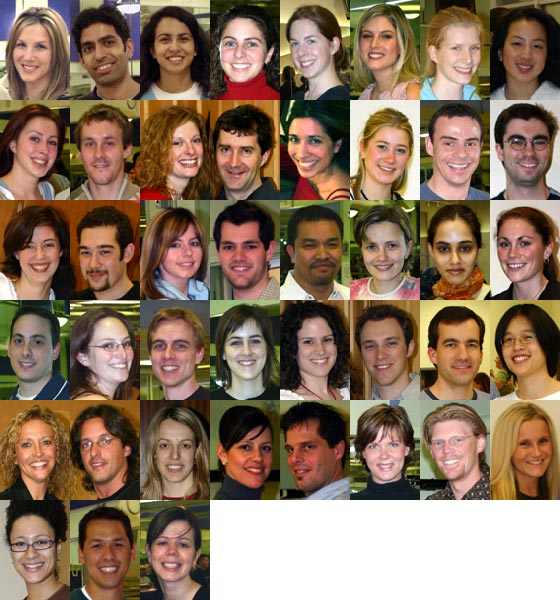
#> input picture test.jpg, 560 x 600 px
$ python eyes_img.py
#> lines starting #> are read from the running program, lines starting #| are printed output that depends on the picture; after the words box and inside, x2 and y2 are one past the last pixel; in counts of white or black regions, pixels touching at a corner belong together
#Anubhav
import cv2
import numpy as numpy

face_cascade = cv2.CascadeClassifier('haarcascade_frontalface_default.xml')
eye_cascade = cv2.CascadeClassifier('haarcascade_eye.xml')

img = cv2.imread('test.jpg',1)
#> img is the input picture: shape (600, 560, 3); mean B, G, R 93.2, 113.9, 137.6
while True:
	#ret, img = cap.read()
	gray = cv2.cvtColor(img, cv2.COLOR_BGR2GRAY)
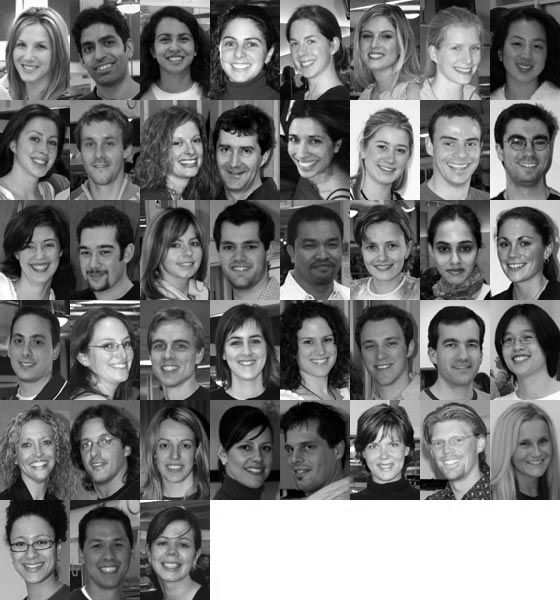
#> gray: shape (600, 560); min 0, max 255, mean 118.6
	faces = face_cascade.detectMultiScale(gray, 1.3, 5)
#> faces = 42 rows, first 6: [352, 18, 50, 50], [164, 124, 48, 48], [147, 17, 55, 55], [211, 20, 61, 61], [278, 23, 52, 52], [6, 28, 51, 51]
	for (x,y,w,h) in faces:
		cv2.rectangle(img, (x,y), (x+w, y+h), (255,0,0), 2)
		roi_gray = gray[y:y+h, x:x+w]
		roi_color  = img[y:y+h, x:x+w]
#> this loop made 42 passes
#> (x, y, w, h) on passes 1 to 12: (352, 18, 50, 50), (164, 124, 48, 48), (147, 17, 55, 55), (211, 20, 61, 61), (278, 23, 52, 52), (6, 28, 51, 51), (496, 22, 59, 59), (431, 26, 58, 58), (14, 119, 56, 56), (277, 117, 60, 60), (71, 121, 58, 58), (362, 127, 56, 56)
#> pass 1, `roi_gray = gray[y:y+h, x:x+w]`:
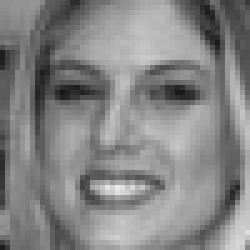
#> roi_gray: shape (50, 50) (shown 5 times larger); min 23, max 234, mean 132.6
#> pass 1, `roi_color  = img[y:y+h, x:x+w]`:
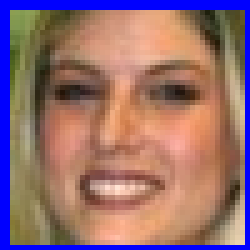
#> roi_color: shape (50, 50, 3) (shown 5 times larger); mean B, G, R 113.6, 110.7, 148.6
#> pass 2, `roi_gray = gray[y:y+h, x:x+w]`:
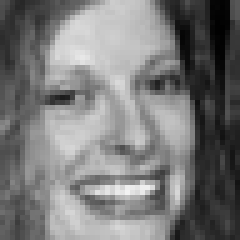
#> roi_gray: shape (48, 48) (shown 5 times larger); min 1, max 242, mean 120.8
#> pass 2, `roi_color  = img[y:y+h, x:x+w]`:
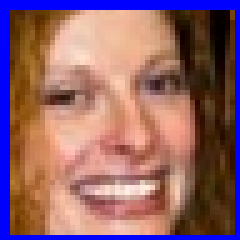
#> roi_color: shape (48, 48, 3) (shown 5 times larger); mean B, G, R 107.2, 99.5, 143.7
#> after the loop:
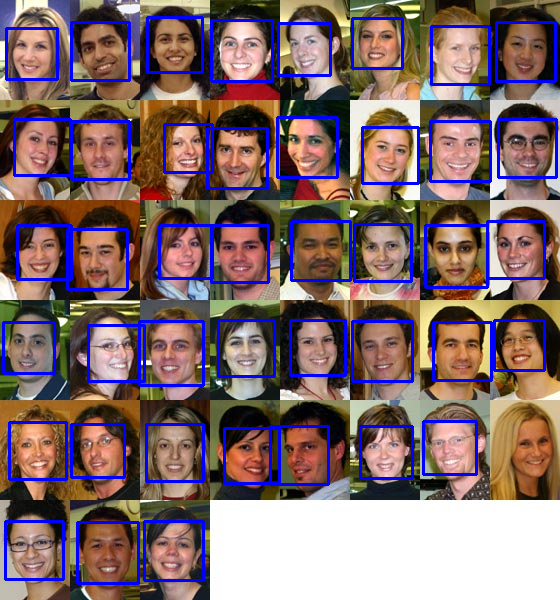
#> img: shape (600, 560, 3); 8.27% of pixels changed, all inside (x1, y1, x2, y2) = (2, 16, 558, 585)
		#eyes = eye_cascade.detectMultiScale(roi_gray)
		#for (ex,ey,ew,eh) in eyes:
		#	cv2.rectangle(roi_color, (ex, ey), (ex+ew, ey+eh), (0,255,0), 2)


	cv2.imshow('img', img)
	k = cv2.waitKey(30) & 0xff
#> (key Esc is pressed here)
	if k == 27:
		break
print("The Number of Faces Detected are: "+str(len(faces)))
#| The Number of Faces Detected are: 42


#img.release()
cv2.destroyAllWindows()

$ run again, with gg.jpg copied over test.jpg
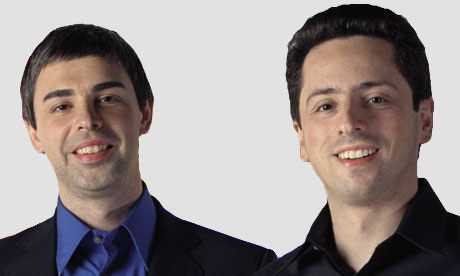
#> input picture gg.jpg, 460 x 276 px
#> img is the input picture: shape (276, 460, 3); mean B, G, R 140.4, 141.8, 150.7
#> faces = [[281, 48, 138, 138], [16, 49, 141, 141]]
#> the loop `for (x,y,w,h) in faces:` made 2 passes
#> pass 1, `roi_color  = img[y:y+h, x:x+w]`:
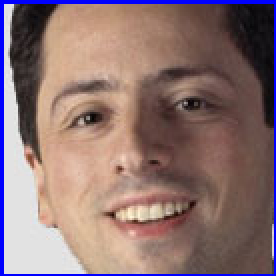
#> roi_color: shape (138, 138, 3) (shown 2 times larger); mean B, G, R 114.9, 115.2, 140.6
#> after the loop `for (x,y,w,h) in faces:`:
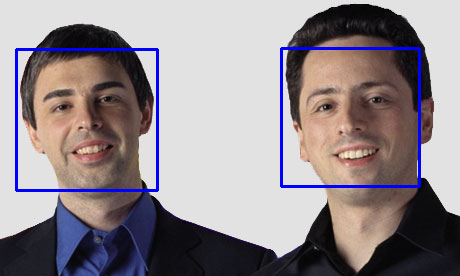
#> img: shape (276, 460, 3); 2.63% of pixels changed, all inside (x1, y1, x2, y2) = (15, 47, 421, 192)
#| The Number of Faces Detected are: 2
